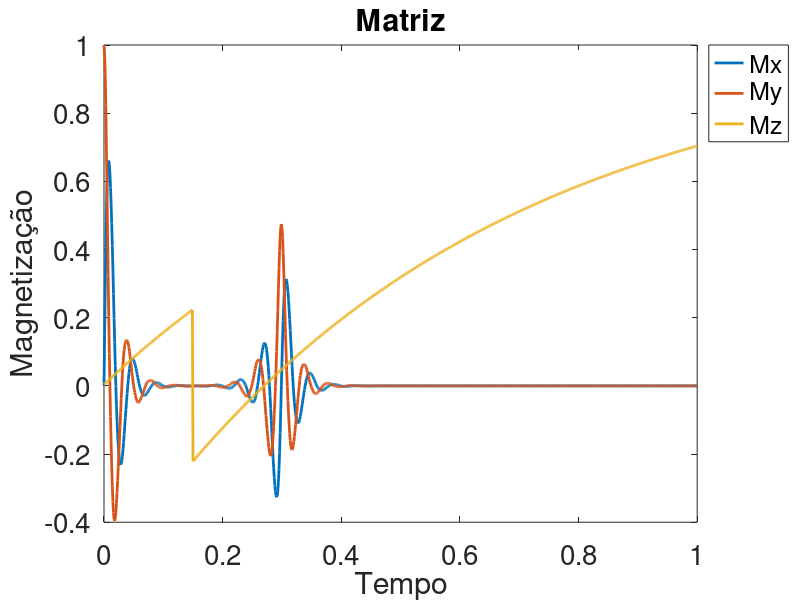

This figure's MATLAB source:
clear;
% Simulação de spin echo - Método de matriz
#######################################################################################################################################
% Definição dos parametros
B1 = 587 * 10^-6; B0 = 11.7;          % Campos magnéticos B0 e B1 - Tesla
Y = 267.255*10^6;                     % Constante giromagnética -  rad/seg * Tesla
T1 = 0.6; T2 = 0.4;                   % Tempos de relaxação T1 e T2 - segundo
pw90 = 10*10^-6;                      % Tempo de rotação de 90 graus - segundos
w = Y*B0;                             % Frequência de ressonância - rad/seg
M0 = [0; 0; 1];                       % Magnetização inicial
#########################################################################################################################################
% Distruibuição da hinomogêneidade do campo mangético
#Gausiana = @(x) exp(-0.5.*(x-25).^2/(50)^2);
Lorentziana = @(x) 1./( 1 + ((x - 25).^2).*(2*pi*0.02).^2);

% Hz
pontos = [-100:1:100];
##########################################################################################################################################
% Definição das matrizes - solução da diferencial

% Matrizes de rotação
% Pulso em x - phi = 0
Rx = @(theta) [1 0 0; 0 cos(theta) sin(theta); 0 -sin(theta) cos(theta)];
% Pulso em y - phi = pi/2
Ry = @(theta) [cos(theta) 0 -sin(theta); 0 1 0; sin(theta) 0 cos(theta)];;

% Matrizes de relaxação
dt = 0.001;                         % intervalo de tempo entre os pontos
E1 = [exp(-dt/T2) 0 0; 0 exp(-dt/T2) 0; 0 0 exp(-dt/T1)];
E2 = [0; 0; exp(-dt/T1) - 1];

% Matriz da hinogeneidade
%Rh = @(omega) [cos(omega) sin(omega) 0; -sin(omega) cos(omega) 0; 0 0 1];
########################################################################################################################################
% Sequência de pulsos - Spin echo

% tempo total do experimento
t = [0:dt:1];
% Matriz para armazenar o sinal
M = zeros(3,size(t)(2));

% tempo do pulso
t1 = 150;

for dw = pontos;
  omega = 2*pi*dw*dt;
  Rh = [cos(omega) sin(omega) 0; -sin(omega) cos(omega) 0; 0 0 1];

  % Pulso 90
  m(:,1) = Rx(Y*B1*pw90)*M0 - E2;

  % Relaxação
  for n = 2:1:t1;
    m(:,n) = E1*Rh*m(:,n-1) - E2;
  end

  % Pulso 180
  m(:, t1+1) = Ry(Y*B1*2*pw90)*m(:,end) - E2;

  % Relaxação
  for n = t1+2:1:size(t)(2);
    m(:,n) = E1*Rh*m(:,n-1) - E2;
  end

  % Soma das isocromatas com peso
  P = Lorentziana(dw);
  M = M + P*[m];

  clear m;
end;

% Normalização
M = M/max(max(M(:,:)));

% Plot gráfico
figure();                                                                     % Cria multiplas janelas de gráfico
graph = plot(t, M);                                                           % Gráfico
x = xlabel("Tempo"); y = ylabel("Magnetização");                              % Legendas dos eixos
h = legend({"Mx", "My", "Mz"}, "location", "northeastoutside");               % Legenda das variaveis
set([x, y, h, gca], "fontsize", 20);                                          % Tamanho das fontes
set(graph, "LineWidth", 2);                                                   % Tamanho das linhas
#xlim([0,1]); ylim([-1,1]);                                                    % Limite dos eixos
title("Matriz");

########################################################################################################################################
% Notas: Por algum motivo é necessário redefinir a matriz "m" apesar de teoricamente os
% valores deveriam se redefinir a cada ciclo, linha: clear m;
% É mais rápido redefinir a matriz Rh a cada ciclo do que utiliza-la como função
% as matrizes Rx e Ry são utilizadas apenas uma vez então não há grande diferença na velocidade
% pi/2 = Y*B1*pw90
